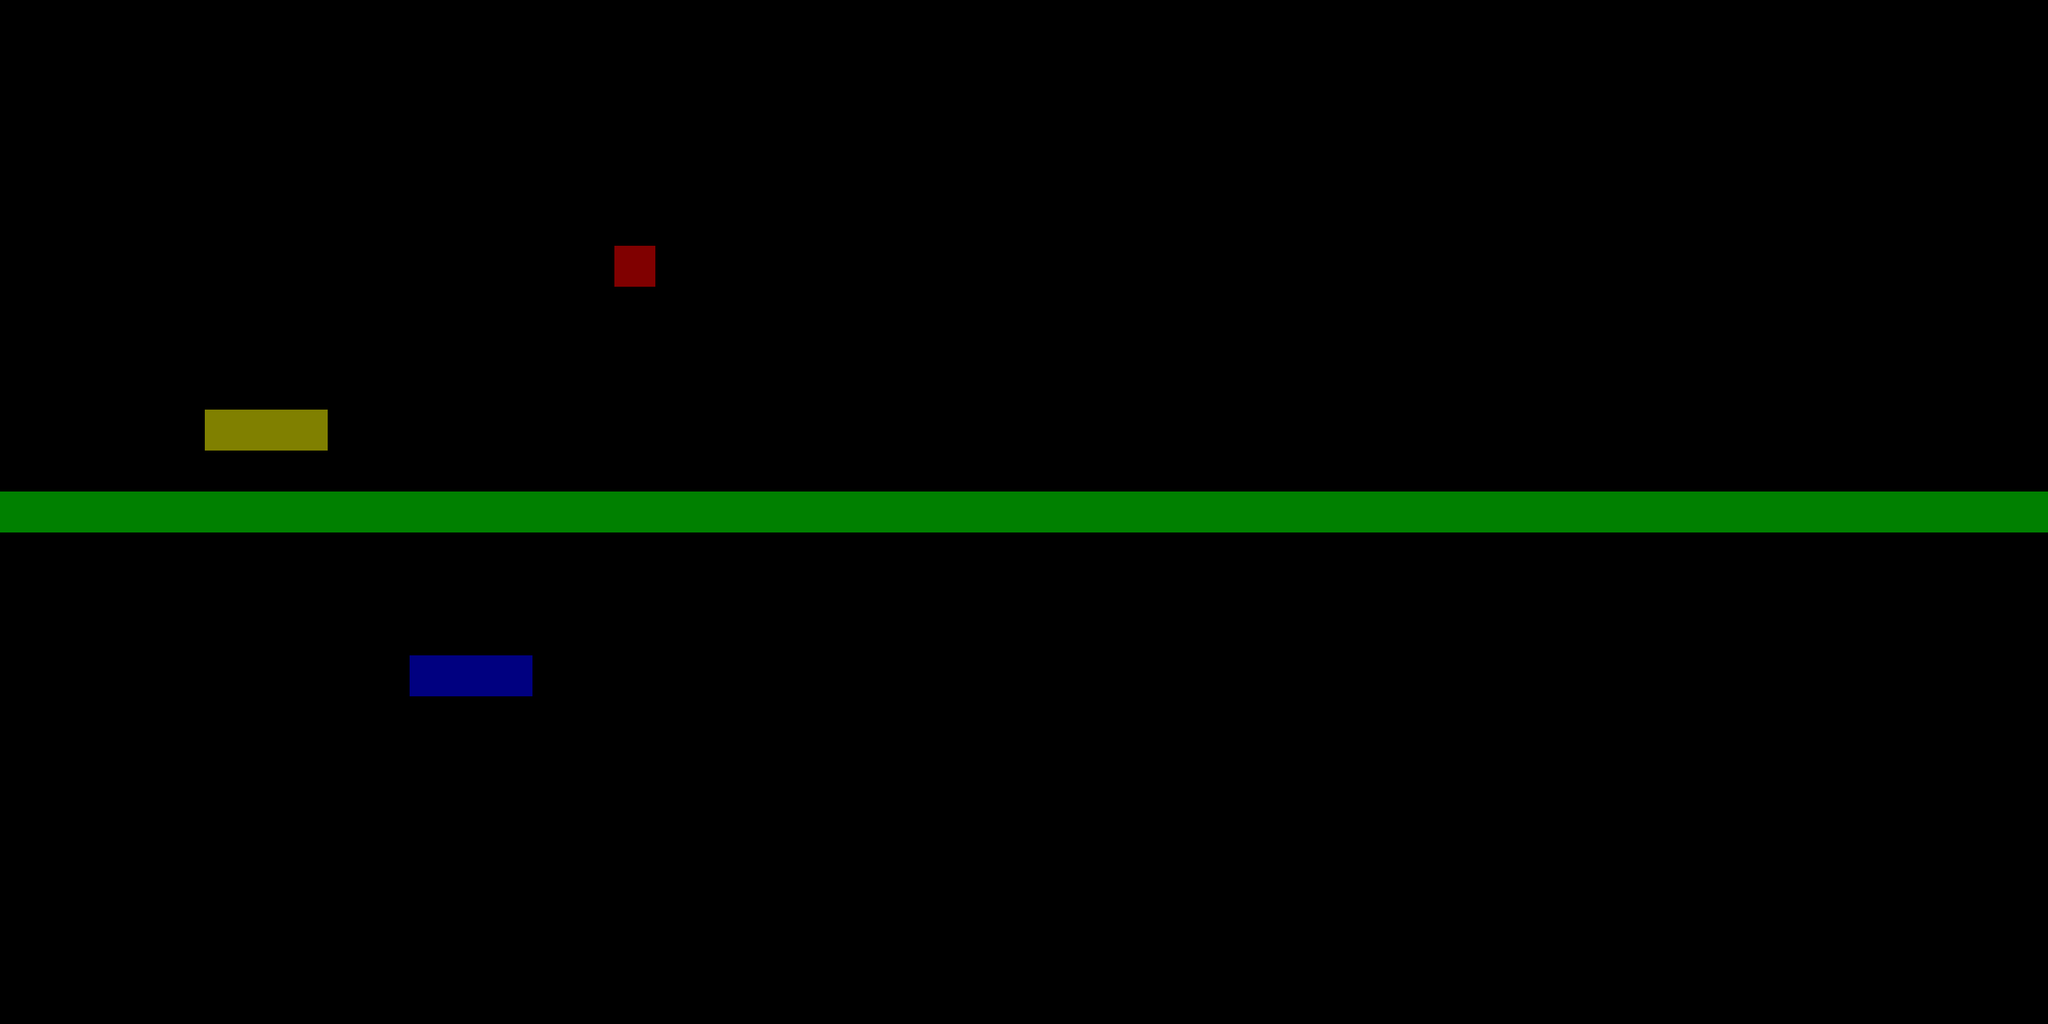

A level layout from a 2D game, rendered from its tile map. Below: a short description, then the map file with tile-grid data replaced by summaries:
An orthogonal 50x25 tile map with 64x64 px tiles, 6 tile layers (blackStones, whiteStones, crystal, split, ...) and 2 objects.

<map version="1.0" orientation="orthogonal" width="50" height="25" tilewidth="64" tileheight="64">
 <tileset firstgid="1" name="asd" tilewidth="64" tileheight="64">
  <image source="tileset.png" width="640" height="640" />
 </tileset>
 <layer name="blackStones" width="50" height="25">
  <data>[1250 cells, 3 non-empty, 1 distinct tile ids]</data>
 </layer>
 <layer name="whiteStones" width="50" height="25">
  <data>[1250 cells, 3 non-empty, 1 distinct tile ids]</data>
 </layer>
 <layer name="crystal" width="50" height="25">
  <data>[1250 cells, 1 non-empty, 1 distinct tile ids]</data>
 </layer>
 <objectgroup name="player" width="50" height="25">
  <object x="604" y="17" width="3">
   <ellipse />
  </object>
  <object x="30" y="355">
   <ellipse />
  </object>
 </objectgroup>
 <layer name="split" width="50" height="25">
  <data>[1250 cells, 50 non-empty, 1 distinct tile ids]</data>
 </layer>
 <layer name="whiteSpikes" width="50" height="25">
  <data>[1250 cells, 0 non-empty, 0 distinct tile ids]</data>
 </layer>
 <layer name="blackSpikes" width="50" height="25">
  <data>[1250 cells, 0 non-empty, 0 distinct tile ids]</data>
 </layer>
</map>
